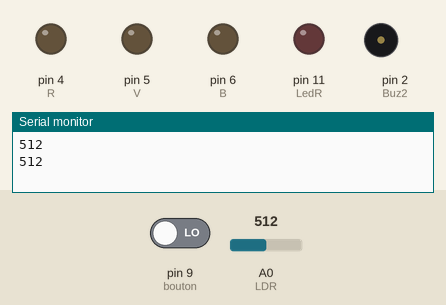
This sketch was run on a simulated Arduino Uno, built for the host (arithmetic inside an expression is 32-bit, double 64-bit). On the bench: output pins drawn as LEDs (lit = HIGH), buzzer (waves = sounding), the last lines printed to the serial monitor. Dashed ring = blinking. The test bench sets the inputs (shaded band); at power-on: A0 (LDR) = 512, pin 9 (bouton) LOW.

Above: at 1.8 s.
1.9 s: A0 (LDR) set to 166
4.2 s: A0 (LDR) set to 136
At 7.8 s:
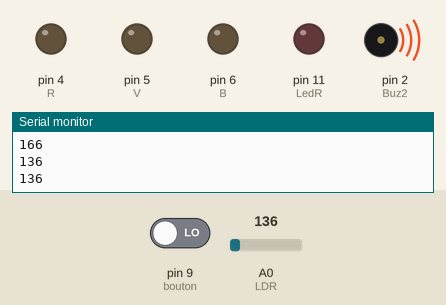
8.3 s: pin 9 (bouton) driven HIGH
At 12.2 s:
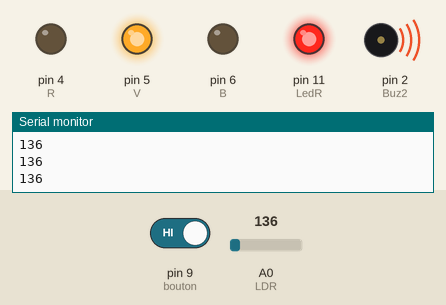
12.4 s: A0 (LDR) set to 160
At 13.4 s:
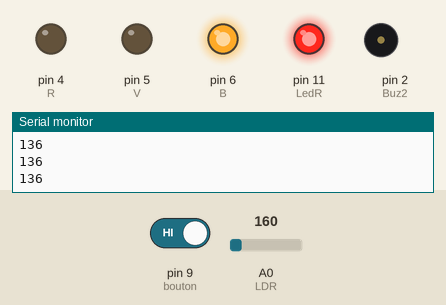
16.5 s: A0 (LDR) set to 140
At 18.9 s:
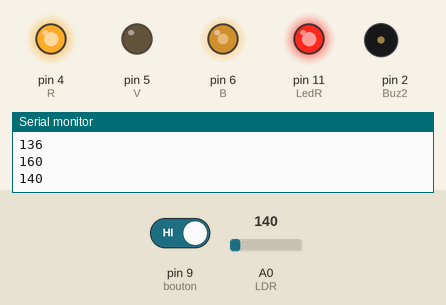
20.0 s: A0 (LDR) set to 306
At 21.4 s:
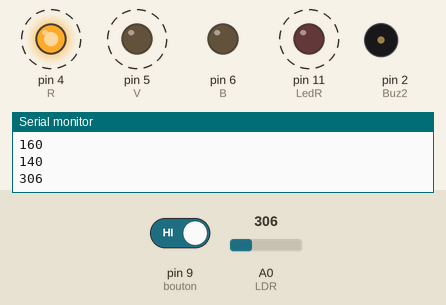
Timing chart, 0 to 25.1 s (numbered marks = the images above; inputs shaded):
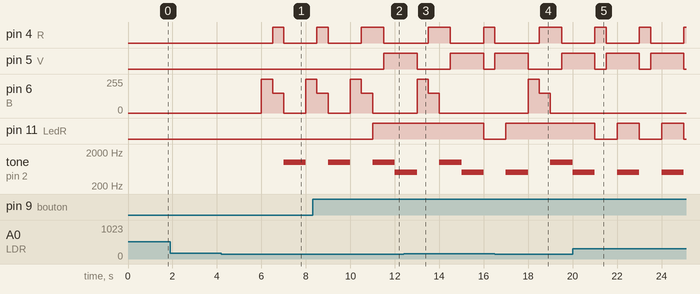

The sketch:

Ldr_bouton.ino
```cpp
int LDR = A0;
int calculphoto = 0;
int R = 4;
int V = 5;
int B = 6;
int EtatBouton;
int bouton = 9;
int Buz1 = 7;
int LedR = 11;
int Buz2 = 2;

void setup() {
  Serial.begin(9600);
  pinMode(R,OUTPUT);
  pinMode(V,OUTPUT);
  pinMode(B,OUTPUT);
  pinMode(LedR,OUTPUT);
  pinMode(Buz1,OUTPUT);
  pinMode(bouton,INPUT);
  pinMode(LDR,INPUT);
 pinMode(Buz2,OUTPUT);
}

void loop() {
  calculphoto=analogRead(LDR);
  Serial.println(calculphoto);
  EtatBouton=digitalRead(bouton);
  delay(1000);
  if (calculphoto < 150){
    setColor(0,0,255);
    delay(500);
    setColor(150,0,150);
    delay(500);
    digitalWrite(LedR,HIGH);
    tone(Buz1,500,500);
    tone(Buz2,1000,1000);
  }
 else {
  setColor(0,0,0);
  digitalWrite(LedR,LOW);
  noTone;
 }
 if (EtatBouton==HIGH){
  setColor(255,0,0);
    delay(500);
    setColor(0,255,0);
    delay(500);
    digitalWrite(LedR,HIGH);
    tone(Buz1,1000,500);
    tone(Buz2,500,1000);
 }
 else {
  setColor(0,0,0);
  digitalWrite(LedR,LOW);
  noTone;
 }
}
void setColor(int r, int g, int b){
  analogWrite(R,r);
  analogWrite(V,g);
  analogWrite(B,b);
}
```

Measured:
- the behaviour switches between 150 and 149 on A0 (LDR) (found by bisection; images 0 and 1)
- after the input at 4.2 s, pin 4 (R): LOW → HIGH after 2.3 s, → LOW 0.50 s later; pin 6 (B): 0/255 → 255/255 after 1.8 s, → 150/255 0.50 s later, → 0/255 0.50 s later, → 255/255 1.0 s later; tone on pin 2 (Buz2): silent → 1000 Hz after 2.8 s, → silent 1.0 s later
- after the input at 8.3 s, pin 5 (V): LOW → HIGH after 3.2 s; pin 11 (LedR): LOW → HIGH after 2.7 s
- after the input at 12.4 s, pin 6 (B): goes on until 14.0 s, then stays 0/255; pin 11 (LedR): HIGH → LOW after 3.6 s
- after the input at 16.5 s, pin 6 (B): 0/255 → 255/255 after 1.5 s, → 150/255 0.50 s later, → 0/255 0.50 s later; pin 11 (LedR): goes on until 17.0 s, then stays HIGH
- after the input at 20.0 s, pin 6 (B): stops changing and stays 0/255; pin 11 (LedR): alternates HIGH for 1.0 s and LOW for 1.0 s, starting after 1.0 s
